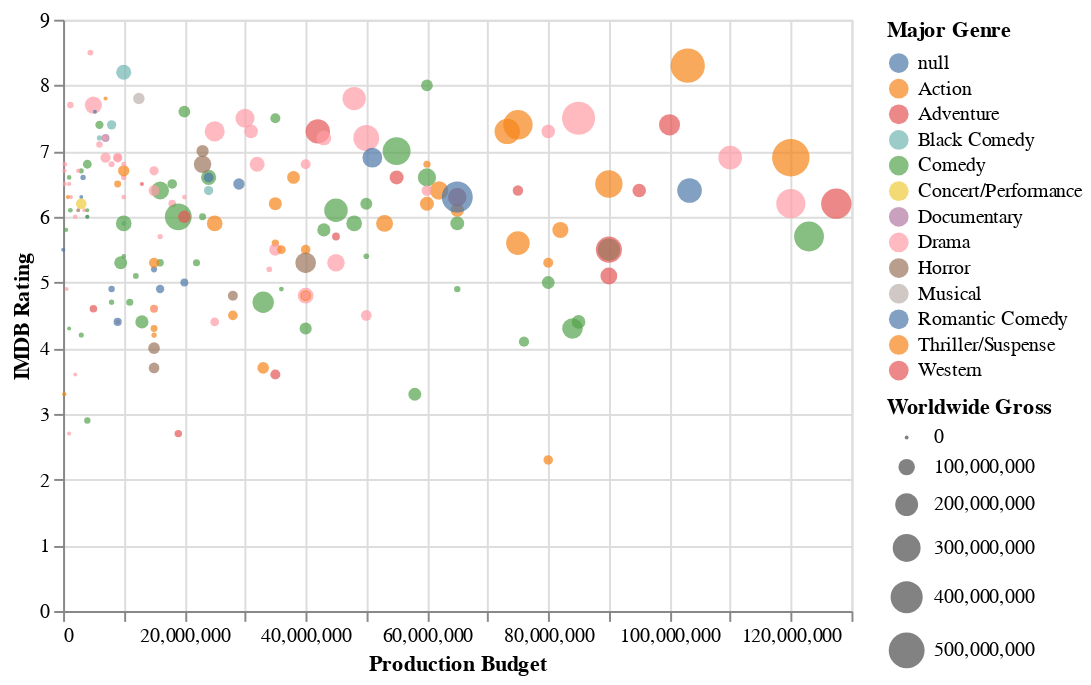

Notebook code cell kept with this figure:
### Markdown cell above
How could we bring ANOTHER column of data into our visualization?

### Code cell
alt.Chart(movies_2000).mark_point(filled=True).encode(
    alt.X('Production Budget'),   # a column from our DataFrame for the X axis
    alt.Y('IMDB Rating'),         # a column from our DataFrame for the Y axis
    alt.Size('Worldwide Gross'),  # a column from our DataFrame for the size of the data glyphs
    alt.Color('Major Genre'),
    alt.OpacityValue(0.7)
)

### Figure 1 — Vega-Lite specification as saved in the notebook (floating-point values rounded to 4 significant figures; data arrays with more than 128 entries replaced by an {"elided": "..."} marker saying what was removed)
{"$schema": "https://vega.github.io/schema/vega-lite/v4.8.1.json", "config": {"view": {"continuousHeight": 300, "continuousWidth": 400}}, "data": {"name": "data-9c04fdc4ff1a9aa627dcb3d444d8bbc7"}, "datasets": {"data-9c04fdc4ff1a9aa627dcb3d444d8bbc7": {"elided": "188 records"}}, "encoding": {"color": {"field": "Major Genre", "type": "nominal"}, "opacity": {"value": 0.7}, "size": {"field": "Worldwide Gross", "type": "quantitative"}, "x": {"field": "Production Budget", "type": "quantitative"}, "y": {"field": "IMDB Rating", "type": "quantitative"}}, "mark": {"filled": true, "type": "point"}}
